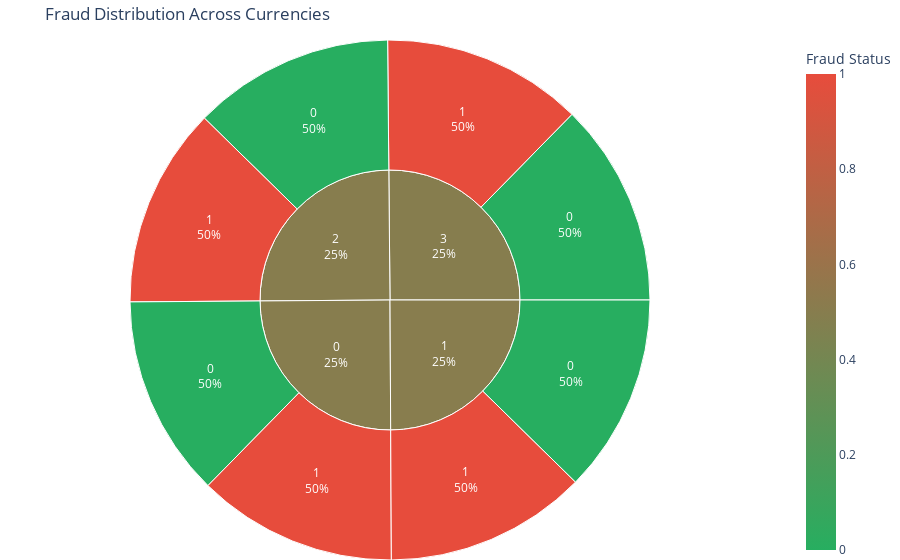

The notebook cell saved with this chart:
### Code cell
#2. Interactive Currency vs Fraud Sunburst Chart
import plotly.express as px

# Prepare data
currency_fraud = df.groupby(['currency', 'is_fraud']).size().reset_index(name='counts')

fig = px.sunburst(currency_fraud, path=['currency', 'is_fraud'], values='counts',
                 color='is_fraud',
                 color_continuous_scale=['#27ae60', '#e74c3c'],
                 title='Fraud Distribution Across Currencies',
                 labels={'is_fraud': 'Fraud Status', 'counts': 'Transaction Count'})

fig.update_traces(textinfo="label+percent parent")
fig.update_layout(margin=dict(t=40, l=0, r=0, b=0))
fig.show()

### Figure 1 — Plotly figure (JSON) as saved in the notebook; plotly's stock layout.template omitted (floating-point values rounded to 4 significant figures)
{"data": [{"branchvalues": "total", "customdata": [[0.0], [1.0], [0.0], [1.0], [0.0], [1.0], [0.0], [1.0], [0.4979], [0.5043], [0.4988], [0.4965]], "domain": {"x": [0, 1], "y": [0, 1]}, "hovertemplate": "labels=%{label}<br>Transaction Count=%{value}<br>parent=%{parent}<br>id=%{id}<br>Fraud Status=%{color}<extra></extra>", "ids": ["0/0", "0/1", "1/0", "1/1", "2/0", "2/1", "3/0", "3/1", "0", "1", "2", "3"], "labels": ["0", "1", "0", "1", "0", "1", "0", "1", "0", "1", "2", "3"], "marker": {"coloraxis": "coloraxis", "colors": [0.0, 1.0, 0.0, 1.0, 0.0, 1.0, 0.0, 1.0, 0.4979, 0.5043, 0.4988, 0.4965]}, "name": "", "parents": ["0", "0", "1", "1", "2", "2", "3", "3", "", "", "", ""], "textinfo": "label+percent parent", "type": "sunburst", "values": [12540.0, 12430.0, 12350.0, 12560.0, 12520.0, 12460.0, 12660.0, 12480.0, 24970.0, 24920.0, 24970.0, 25140.0]}], "layout": {"coloraxis": {"colorbar": {"title": {"text": "Fraud Status"}}, "colorscale": [[0, "#27ae60"], [1, "#e74c3c"]]}, "legend": {"tracegroupgap": 0}, "margin": {"b": 0, "l": 0, "r": 0, "t": 40}, "title": {"text": "Fraud Distribution Across Currencies"}}}
